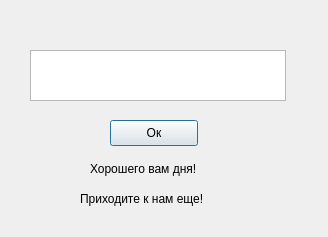
<?xml version="1.0" encoding="UTF-8"?>
<ui version="4.0">
 <class>Message</class>
 <widget class="QDialog" name="Message">
  <property name="geometry">
   <rect>
    <x>0</x>
    <y>0</y>
    <width>328</width>
    <height>237</height>
   </rect>
  </property>
  <property name="windowTitle">
   <string>Касса</string>
  </property>
  <widget class="QLabel" name="label_2">
   <property name="geometry">
    <rect>
     <x>90</x>
     <y>160</y>
     <width>141</width>
     <height>18</height>
    </rect>
   </property>
   <property name="text">
    <string>Хорошего вам дня!</string>
   </property>
  </widget>
  <widget class="QLabel" name="label_3">
   <property name="geometry">
    <rect>
     <x>80</x>
     <y>190</y>
     <width>171</width>
     <height>18</height>
    </rect>
   </property>
   <property name="text">
    <string>Приходите к нам еще!</string>
   </property>
  </widget>
  <widget class="QPushButton" name="pushButton">
   <property name="geometry">
    <rect>
     <x>110</x>
     <y>120</y>
     <width>88</width>
     <height>26</height>
    </rect>
   </property>
   <property name="text">
    <string>Ок</string>
   </property>
  </widget>
  <widget class="QTextBrowser" name="textBrowser">
   <property name="geometry">
    <rect>
     <x>30</x>
     <y>50</y>
     <width>256</width>
     <height>51</height>
    </rect>
   </property>
  </widget>
 </widget>
 <resources/>
 <connections/>
</ui>
